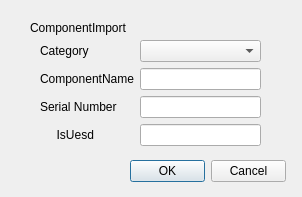
<?xml version="1.0" encoding="UTF-8"?>
<ui version="4.0">
 <class>Dialog</class>
 <widget class="QDialog" name="Dialog">
  <property name="geometry">
   <rect>
    <x>0</x>
    <y>0</y>
    <width>302</width>
    <height>197</height>
   </rect>
  </property>
  <property name="windowTitle">
   <string>Dialog</string>
  </property>
  <widget class="QLabel" name="label_ComponentImport">
   <property name="geometry">
    <rect>
     <x>30</x>
     <y>20</y>
     <width>111</width>
     <height>16</height>
    </rect>
   </property>
   <property name="text">
    <string>ComponentImport</string>
   </property>
  </widget>
  <widget class="QWidget" name="formLayoutWidget">
   <property name="geometry">
    <rect>
     <x>40</x>
     <y>40</y>
     <width>221</width>
     <height>111</height>
    </rect>
   </property>
   <layout class="QFormLayout" name="formLayout">
    <item row="1" column="1">
     <widget class="QLineEdit" name="text_ComponentName"/>
    </item>
    <item row="2" column="0">
     <widget class="QLabel" name="label_ComponentSerial">
      <property name="text">
       <string>Serial Number</string>
      </property>
     </widget>
    </item>
    <item row="2" column="1">
     <widget class="QLineEdit" name="text_ComponentSerial"/>
    </item>
    <item row="3" column="0">
     <widget class="QLabel" name="label_ComponentIsUsed">
      <property name="text">
       <string>     IsUesd</string>
      </property>
     </widget>
    </item>
    <item row="3" column="1">
     <widget class="QLineEdit" name="text_ComponentIsUsed"/>
    </item>
    <item row="0" column="0">
     <widget class="QLabel" name="label_ComponentCategory">
      <property name="text">
       <string>Category</string>
      </property>
     </widget>
    </item>
    <item row="1" column="0">
     <widget class="QLabel" name="label_ComponentName">
      <property name="text">
       <string>ComponentName</string>
      </property>
     </widget>
    </item>
    <item row="0" column="1">
     <widget class="QComboBox" name="select_Category"/>
    </item>
   </layout>
  </widget>
  <widget class="QDialogButtonBox" name="btn_OkCancel">
   <property name="geometry">
    <rect>
     <x>130</x>
     <y>160</y>
     <width>156</width>
     <height>23</height>
    </rect>
   </property>
   <property name="standardButtons">
    <set>QDialogButtonBox::Cancel|QDialogButtonBox::Ok</set>
   </property>
  </widget>
 </widget>
 <resources/>
 <connections/>
</ui>
